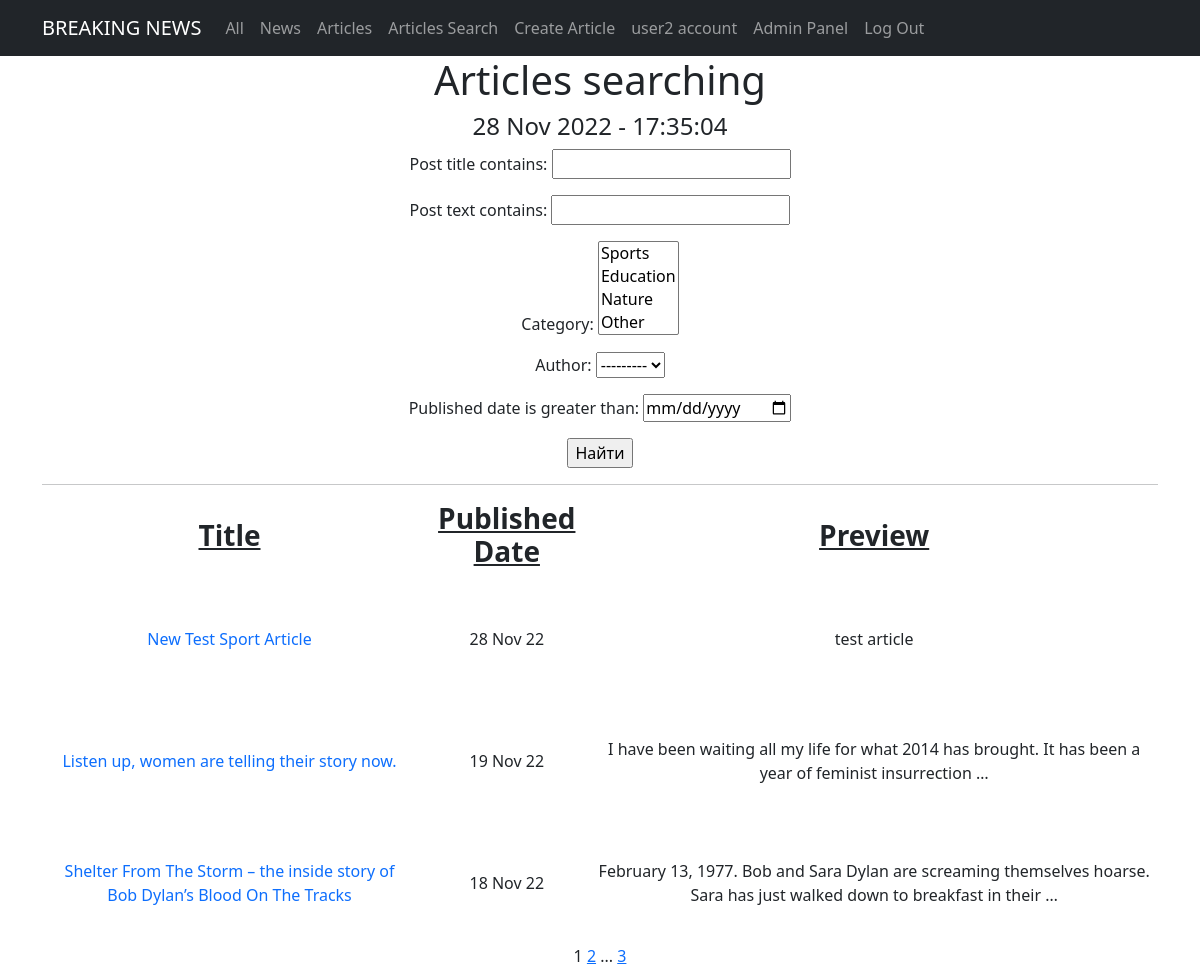
The page /articles/search/ (signed in) on the database its author committed.
### newsportal/models.py (models this page shows, shortened)
class Category(models.Model):
    category = models.CharField(unique=True, max_length=100)
    users = models.ManyToManyField(User, through='Subscribers', blank=True)
    def __str__(self):
        return f'{self.category}'

class Post(models.Model):
    author = models.ForeignKey(Author, on_delete=models.CASCADE)
    type = models.CharField(max_length=2, choices=TYPES, default=news)
    published_date = models.DateTimeField(auto_now_add=True)
    post_title = models.CharField(max_length=100)
    post_text = models.TextField()
    category = models.ManyToManyField(Category, through="PostCategory")
    post_rating = models.IntegerField(default=0)

### newsportal/views.py (the view)
class ArticleSearch(PostSearch):
    template_name = 'article_search.html'
    def get_queryset(self):
        queryset = super().get_queryset()
        self.filterset = PostFilter(self.request.GET, queryset)
        return self.filterset.qs.filter(type="AR")

### newsportal/models.py (called while the page is built)
    def __str__(self):
        return f'{self.user.username}'

### newsportal/templatetags/custom_filters.py (called while the page is built)
@register.filter()
def censor(text):
    if isinstance(text, str):
        wordstocensor = ['fool', 'death', 'suffer']
        text = re.split('(\W+)', text)
        for i, j in enumerate(text):
            for k in wordstocensor:
                if k in j.lower():
                    text[i] = text[i][0] + '*'*(len(text[i]) - 1)
        return ''.join(text)
    else:
        raise Exception("This filter is applicable only to the <class 'str'>")

### newsportal/templatetags/custom_tags.py (called while the page is built)
@register.simple_tag()
def current_time(format_string='%d %b %Y - %H:%M:%S'):
    return datetime.now().astimezone().strftime(format_string)

@register.simple_tag(takes_context=True)
def url_replace(context, **kwargs):
   d = context['request'].GET.copy()
   for k, v in kwargs.items():
       d[k] = v
   return d.urlencode()

### newsportal/views.py (called while the page is built)
    def get_queryset(self):
        queryset = super().get_queryset()
        self.filterset = PostFilter(self.request.GET, queryset)
        return self.filterset.qs

    def get_context_data(self, **kwargs):
        context = super().get_context_data(**kwargs)
        context['filterset'] = self.filterset
        return context

### templates/article_search.html (shortened to what this page needs)
{% extends 'articles.html' %}
{% load custom_filters %}
{% load custom_tags %}
{% block content %}
<h1>Articles searching</h1>
<h4>{% current_time '%d %b %Y - %H:%M:%S' %}</h4>
   <form action="" method="get">
       {{ filterset.form.as_p }}
       <input type="submit" value="Найти" />
   </form>
<hr>
   {% if posts %}
       <table>
           <tr>
               <td><h3><span style="text-decoration: underline;"><strong>Title</strong></span></h3></td>
               <td><h3><span style="text-decoration: underline;"><strong>Published Date</strong></span></h3></td>
               <td><h3><span style="text-decoration: underline;"><strong>Preview</strong></span></h3></td>
           </tr>
           {% for post in posts %}
           <tr>
               <td><a class="nav-link" href="/articles/{{post.pk}}">{{ post.post_title|censor }}</a></td>
               <td>{{ post.published_date|date:'d M y' }}</td>
               <td>{{ post.post_text|truncatewords:20|censor }}</td>
               <td><p>&nbsp;</p><p>&nbsp;</p><p>&nbsp;</p></td>
           </tr>
           {% endfor %}
       </table>
   {% else %}
       <h2>Nothing here</h2>
   {% endif %}
{% endblock content %}

### templates/flatpages/default.html (shortened to what this page needs)
<!DOCTYPE html>
<html lang="en">
    <head>
        {% load static %}
        <link href="{% static 'css/styles.css' %}" rel="stylesheet" />
    </head>
    <body>
        <nav class="navbar navbar-expand-lg navbar-dark bg-dark static-top">
            <div class="container">
                <a class="navbar-brand" href="#">BREAKING NEWS</a>
                <div class="collapse navbar-collapse" id="navbarResponsive">
                    <ul class="navbar-nav ml-auto">
                        {% block view %}
                        <li class="nav-item active">
                            <a class="nav-link" href="/">All</a>
                        </li>
                        <li class="nav-item">
                            <a class="nav-link" href="/news/">News</a>
                        </li>
                        <li class="nav-item">
                            <a class="nav-link" href="/articles/">Articles</a>
                        </li>
                        {% endblock view %}
                        {% block content2 %}
                        {% endblock content2 %}
                        {% block account %}
                        <li class="nav-item">
                            <a class="nav-link" href="/account/">{{ request.user.username }} account</a>
                        </li>
                        {% endblock account %}
                        <li class="nav-item">
                            <a class="nav-link" href="/admin/">Admin Panel</a>
                        </li>
                        {% block blogout %}
                        <li class="nav-item">
                            <a class="nav-link" href="/sign/logout/">Log Out</a>
                        </li>
                        {% endblock blogout %}
                    </ul>
                </div>
            </div>
        </nav>
        <div class="container">
            <div class="row">
                <div class="col-lg-12 text-center">
                    {% block content %}{% endblock content %}
                    {% block content3 %}
                    {% endblock content3 %}
                </div>
            </div>
        </div>
    </body>
</html>

### rows shown on the page
Category: category "Sports / Education / Nature / Other"
Post: post_title|censor "New Test Sport Article", published_date "28 Nov 22", post_text|censor "test article"
Post: post_title|censor "Listen up, women are telling their story now.", published_date "19 Nov 22", post_text|censor "I have been waiting all my life for what 2014 has brought. It has been a year of feminist insurrection …"
Post: post_title|censor "Shelter From The Storm – the inside story of Bob Dylan’s Blood On The Tracks", published_date "18 Nov 22", post_text|censor "February 13, 1977. Bob and Sara Dylan are screaming themselves hoarse. Sara has just walked down to breakfast in their …"

### other values the page prints
{{ request.user.username }} "user2"
{{ page_obj.number }} "1"
{{ page_obj.next_page_number }} "2"
{{ page_obj.paginator.num_pages }} "3"
